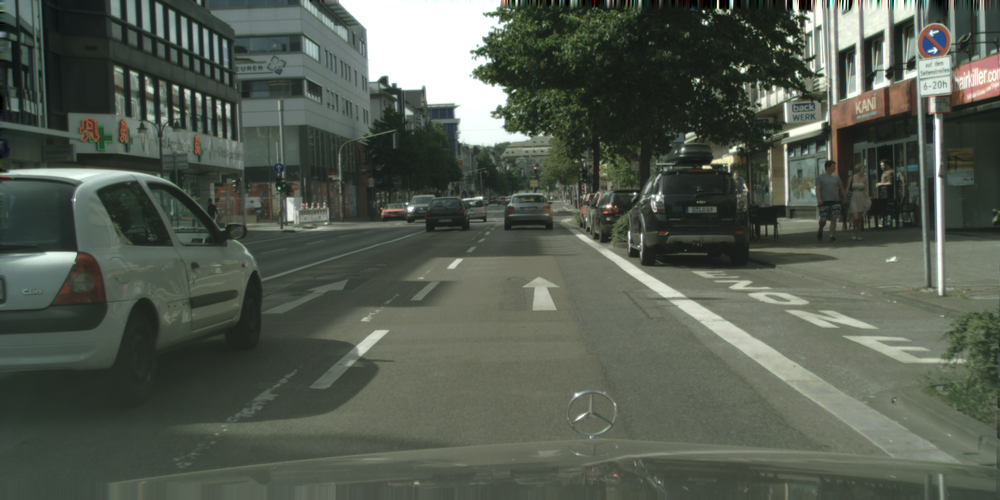
#> input picture sample.png, 1000 x 500 px, shrunk from 2048 x 1024 before the run
$ jupyter execute SLIC.ipynb
#> lines starting #> are read from the running program, lines starting #| are printed output that depends on the picture
<a href="https://colab.research.google.com/github/anindya2001/GraphSemanticSegmentation/blob/main/SLIC.ipynb" target="_parent"></a>

[cell 1]
# import the necessary packages
from skimage.segmentation import slic
from skimage.segmentation import mark_boundaries
from skimage.util import img_as_float
from skimage import io
from skimage.io import imread
import matplotlib.pyplot as plt
import argparse
import cv2

[cell 2]
from google.colab import files
uploaded = files.upload()
#> the answer given: sample.png

[cell 3]
img = imread('sample.png')
#> img is the input picture: shape (500, 1000, 3); mean R, G, B 84.2, 91.4, 80.2
img

[cell 4]
numSegments=100
segments=slic(img, n_segments=numSegments, sigma=5)
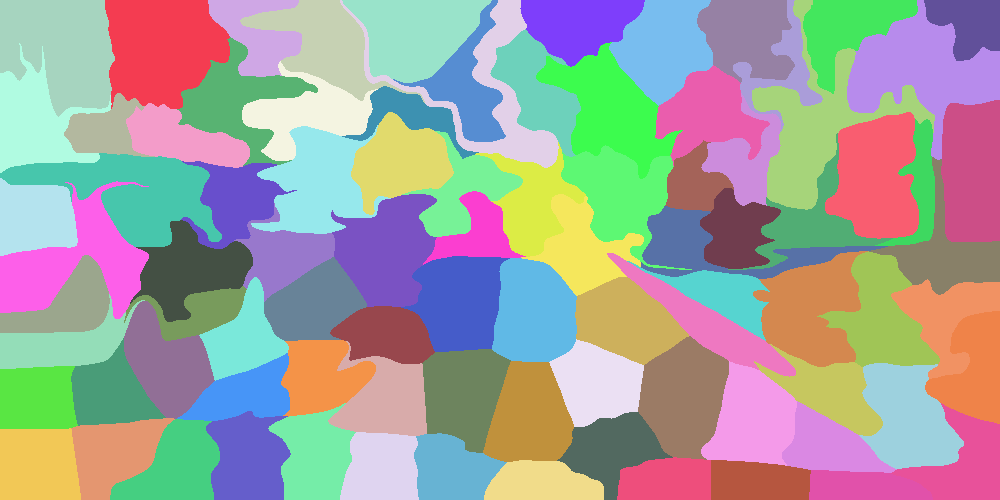
#> segments: shape (500, 1000) int64; 89 distinct labels, from 1 to 89; one colour per label, 0 black
fig = plt.figure("Superpixels -- %d segments" % (numSegments))
ax=fig.add_subplot(1,1,1)
ax.imshow(mark_boundaries(img,segments,mode='thicker',outline_color=1))
plt.axis("on")
plt.show()
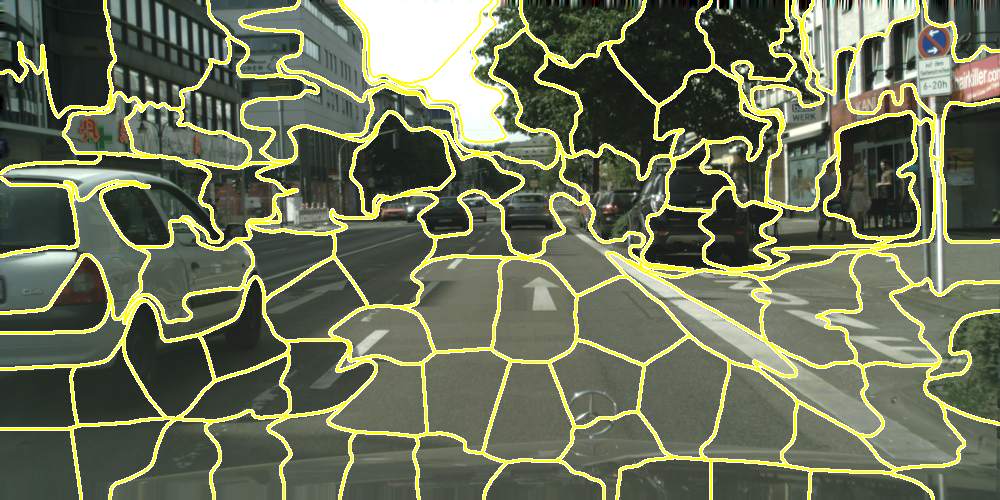
#> shown: shape (500, 1000, 3) float64; mean R, G, B 0.425, 0.449, 0.35
